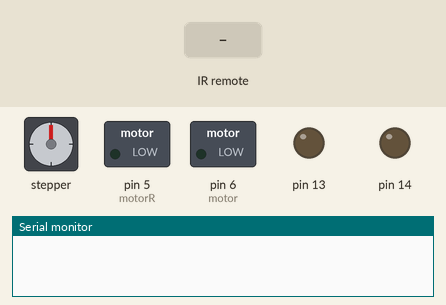
Bench run of a sketch on a simulated Arduino Uno, built with avr-gcc and run on an emulated ATmega328P. On the bench: stepper motor, switched loads named in the sketch (green lamp = pin HIGH), output pins drawn as LEDs (lit = HIGH), the last lines printed to the serial monitor. The test bench sets the inputs (shaded band). Stepper angles assume 2038 steps per turn.

Above: at 1.2 s.
1.3 s: infrared code 0xA55AFF00 received
At 3.3 s:
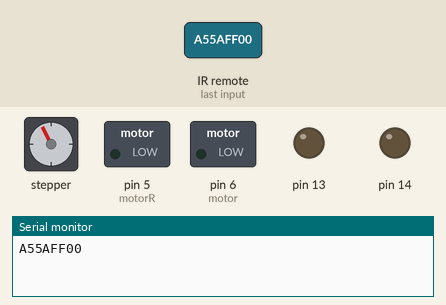
3.6 s: infrared code 0xE718FF00 received
At 4.5 s:
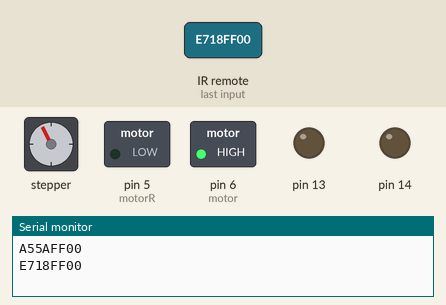
5.1 s: infrared code 0xAD52FF00 received
At 5.7 s:
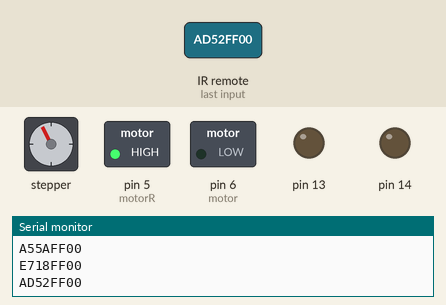
6.6 s: infrared code 0xF708FF00 received
At 7.14 s:
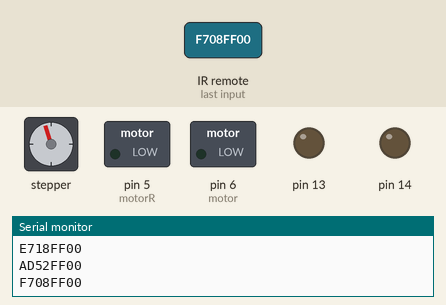
9.0 s: infrared code 0xE718FF00 received
At 9.5 s:
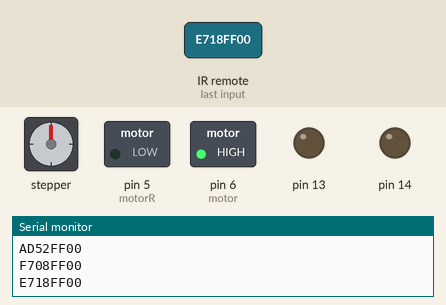
10.5 s: infrared code 0xAD52FF00 received
At 11.9 s:
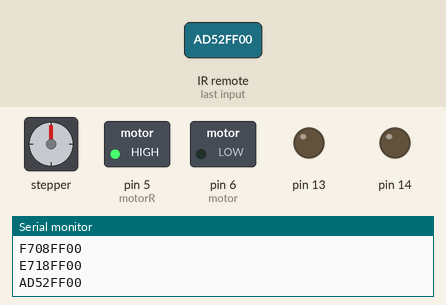
Timing chart, 0 to 13.0 s (numbered marks = the images above; inputs shaded):
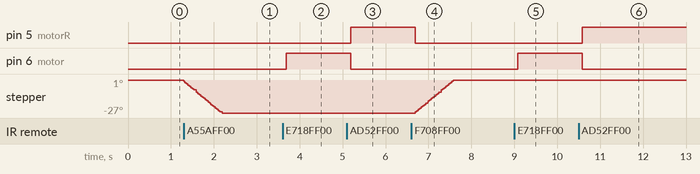

The sketch:

rc-car.ino
```cpp
#include <IRremote.h>
#include <Stepper.h>

const int stepsPerRevolution = 2038;

Stepper myStepper = Stepper(stepsPerRevolution, 8, 10, 9, 11);

IRrecv IR(3);
int motor = 6;
int motorR = 5;

void setup() {
 pinMode(motor, OUTPUT);
 pinMode(motorR, OUTPUT);
 pinMode(13,OUTPUT);
 pinMode(14,OUTPUT);

IR.enableIRIn();
Serial.begin(9600);
}

void loop() {

    if (IR.decode()) {
        Serial.println (IR.decodedIRData.decodedRawData, HEX);
    if (IR.decodedIRData.decodedRawData == 0xE718FF00){
        digitalWrite(motor, HIGH);
    }else{
        digitalWrite(motor, LOW);
    }
    if (IR.decodedIRData.decodedRawData == 0xAD52FF00){
        digitalWrite(motorR, HIGH);
    }else{
        digitalWrite(motorR, LOW);
    }
    if (IR.decodedIRData.decodedRawData == 0xA55AFF00){
        myStepper.setSpeed(5);
        myStepper.step(-150);
    }
    if (IR.decodedIRData.decodedRawData == 0xF708FF00){
        myStepper.setSpeed(5);
        myStepper.step(150);
    }
    delay(1500);
    IR.resume();
    }
}
```

Measured:
- after the input at 1.3 s, stepper: turns 27° counter-clockwise in 0.89 s, starting at once
- after the input at 3.6 s, pin 6 (motor): LOW → HIGH after 0.09 s
- after the input at 5.1 s, pin 5 (motorR): LOW → HIGH after 0.09 s; pin 6 (motor): HIGH → LOW after 0.09 s
- after the input at 6.6 s, pin 5 (motorR): HIGH → LOW after 0.09 s; stepper: turns 27° clockwise in 0.89 s, starting after 0.09 s
- after the input at 9.0 s, pin 6 (motor): LOW → HIGH after 0.08 s
- after the input at 10.5 s, pin 5 (motorR): LOW → HIGH after 0.08 s; pin 6 (motor): HIGH → LOW after 0.08 s
